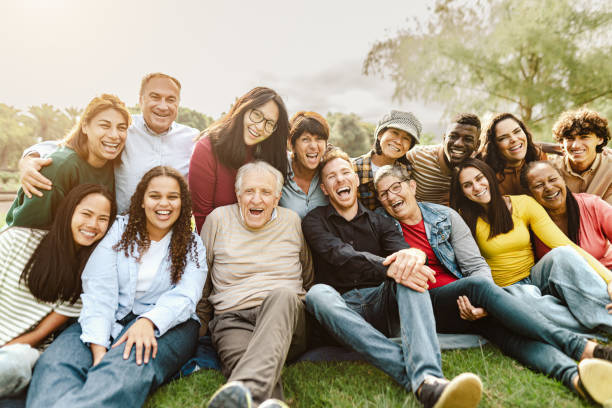
#> input picture Fotos/img_group_03.jpg, 612 x 408 px
$ python BASE_code.py
#> lines starting #> are read from the running program, lines starting #| are printed output that depends on the picture; after the words box and inside, x2 and y2 are one past the last pixel; in counts of white or black regions, pixels touching at a corner belong together
import cv2

carrega_algoritmo = cv2.CascadeClassifier('haarcascades/haarcascade_frontalface_default.xml')

img = cv2.imread('Fotos/img_group_03.jpg')
#> img is the input picture: shape (408, 612, 3); mean B, G, R 133.2, 153, 163

img_grey = cv2.cvtColor(img, cv2.COLOR_BGR2GRAY)
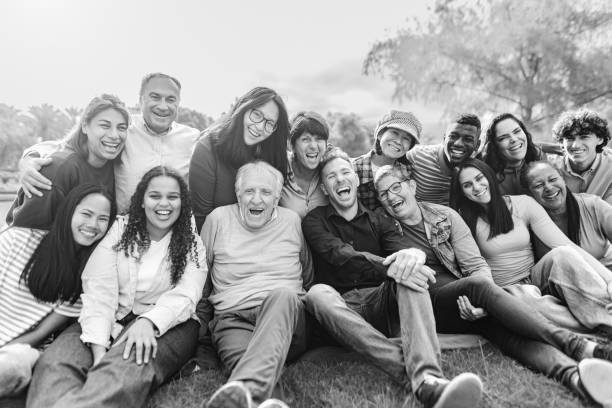
#> img_grey: shape (408, 612); min 0, max 255, mean 153.8

faces = carrega_algoritmo.detectMultiScale(img_grey, scaleFactor=1.05, minNeighbors=3, minSize=(10, 10))
#> faces = [[444, 125, 33, 33], [320, 157, 42, 42], [230, 170, 54, 54], [137, 176, 52, 52], [293, 125, 40, 40], [137, 79, 49, 49], [86, 106, 52, 52], [69, 197, 49, 49]]

print(faces)
#| [[444 125  33  33]
#|  [320 157  42  42]
#|  [230 170  54  54]
#|  [137 176  52  52]
#|  [293 125  40  40]
#|  [137  79  49  49]
#|  [ 86 106  52  52]
#|  [ 69 197  49  49]]

for(x, y, w, h) in faces:
    cv2.rectangle(img, (x, y), (x+w, y+h), (0, 255, 0), 2)
#> this loop made 8 passes
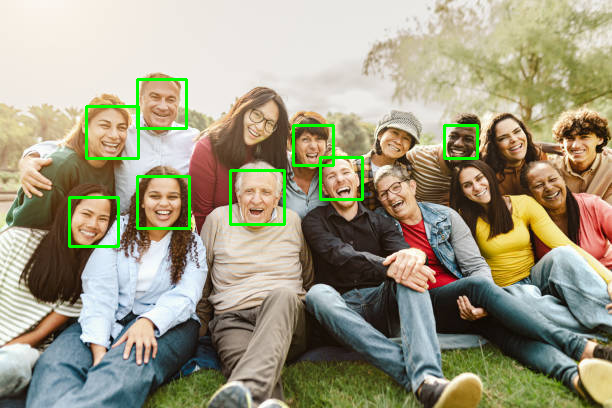
#> img: shape (408, 612, 3); 1.74% of pixels changed, all inside (x1, y1, x2, y2) = (68, 78, 479, 248)

cv2.imshow('Faces', img)
cv2.waitKey()

$ run again, with Fotos/img_group_01.jpg copied over Fotos/img_group_03.jpg
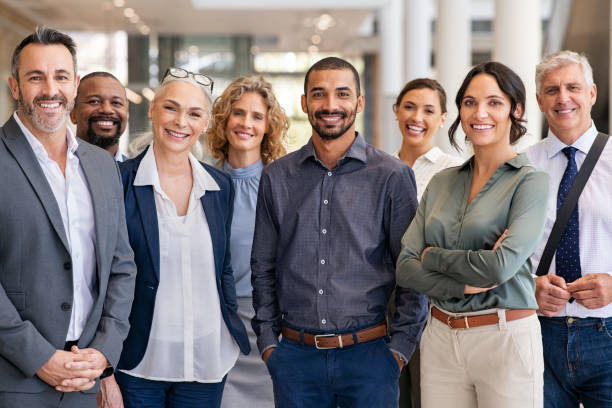
#> input picture Fotos/img_group_01.jpg, 612 x 408 px
#> img is the input picture: shape (408, 612, 3); mean B, G, R 123.4, 122.1, 130.5
#> `img_grey = cv2.cvtColor(img, cv2.COLOR_BGR2GRAY)`:
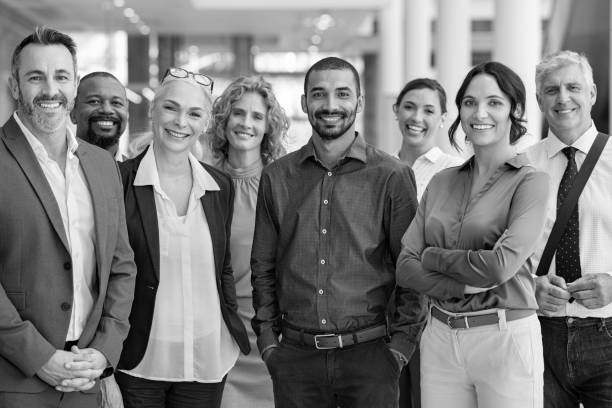
#> img_grey: shape (408, 612); min 0, max 255, mean 124.8
#> faces = 13 rows, first 6: [332, 179, 33, 33], [227, 150, 38, 38], [34, 270, 36, 36], [391, 88, 54, 54], [536, 67, 58, 58], [220, 94, 55, 55]
#| [[332 179  33  33]
#|  [227 150  38  38]
#|  [ 34 270  36  36]
#|  [391  88  54  54]
#|  [536  67  58  58]
#|  [220  94  55  55]
#> (further printed lines are left out)
#> the loop `for(x, y, w, h) in faces:` made 13 passes
#> after the loop `for(x, y, w, h) in faces:`:
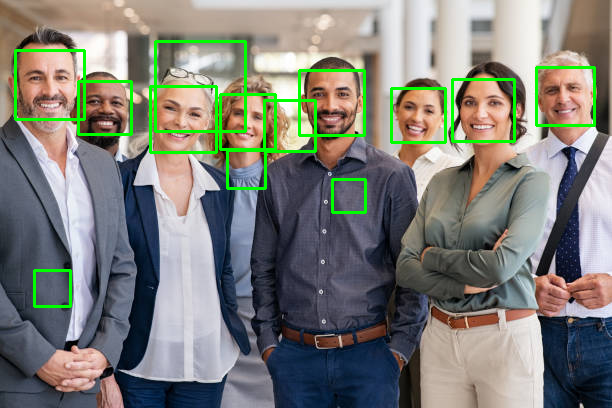
#> img: shape (408, 612, 3); 3.41% of pixels changed, all inside (x1, y1, x2, y2) = (14, 40, 596, 308)
